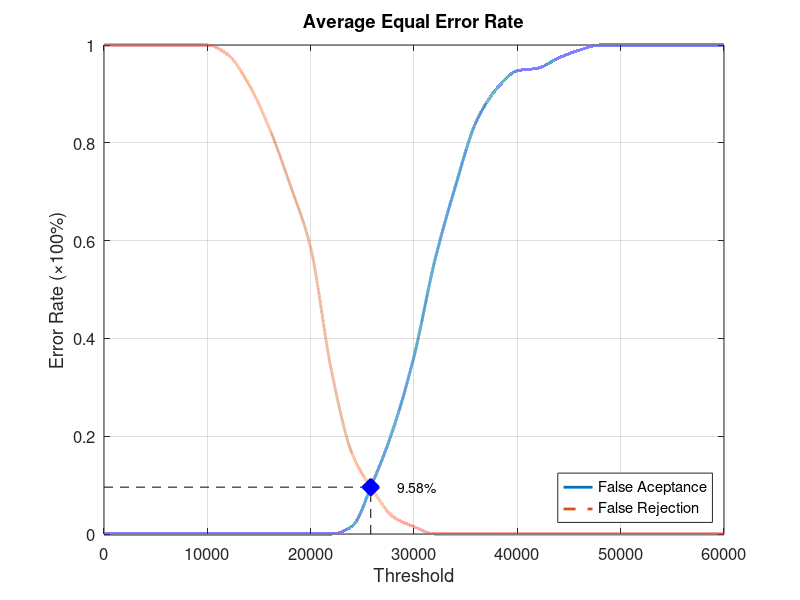
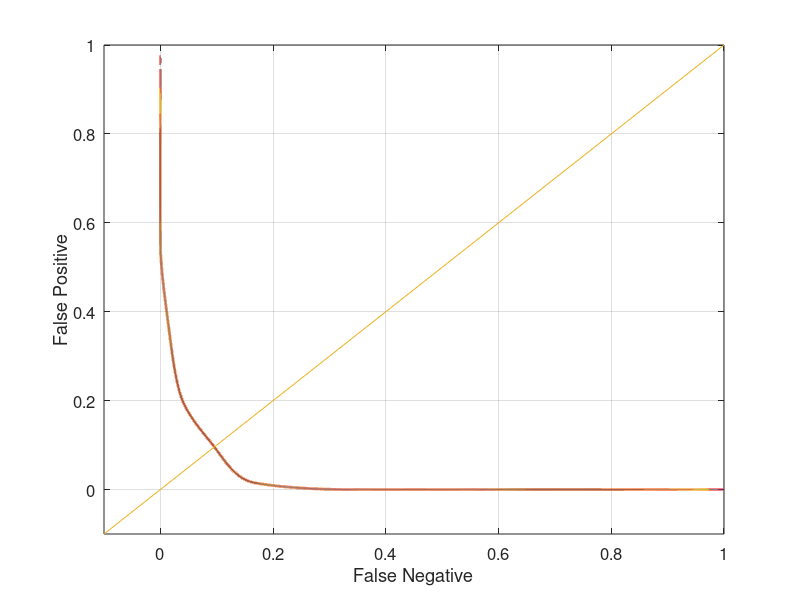

These figures' MATLAB source, in order:
function yEER = Database1_1
close all;
clear;
clc;
x = 0:2000:60000;
xq = 0:0.5:60000;

y0 = [0 0 0 0 0 0 0 0 0 0 0 0 0.0157895 0.105263 0.215789 0.363158 0.557895 0.710526 0.842105 0.910526 0.947368 0.952632 0.973684 0.989474 1 1 1 1 1 1 1];
yy0 = interp1(x, y0, xq, 'pchip');
y1 = [1 1 1 1 1 1 0.98 0.92 0.83 0.715 0.585 0.335 0.165 0.09 0.035 0.015 0 0 0 0 0 0 0 0 0 0 0 0 0 0 0];
yy1 = interp1(x, y1, xq, 'pchip');

% Calculating EER: 
y2 = abs(y0 - y1);
find(y2 == min(y2))
yy2 = abs(yy0 - yy1);
xEER = find(yy2 == min(yy2));
xEERIndex = xq(xEER) % X-axis EER
yEER = yy0(xEER) % Y-axis EER

main = figure
plot(xq, yy0,'-','LineWidth', 2);	hold on
plot(xq, yy1,'--','LineWidth', 2);	hold on
plot([xEERIndex xEERIndex], [0 yEER], 'k--');	hold on
plot([0 xEERIndex], [yEER yEER], 'k--');	hold on
plot(xEERIndex, yEER, 'bx', 'LineWidth', 10);	hold on
text(xEERIndex + 10 * xEERIndex / 100, yEER, [num2str(round((10000 * yEER)) / 100) '%'])
legend('False Aceptance', 'False Rejection', 'Location', 'SouthEast')
xlabel('Threshold')
ylabel('Error Rate (\times100%)')
title('Average Equal Error Rate')
set(gca, 'FontSize', 12)
axis([0 60000 0 1])
grid on

print(main, 'Database1_1Main', '-dpng');
FNRxFPR = figure('Color', [1 1 1]);
plot(yy1, yy0, '-', yy1, yy0, 'LineWidth', 2);
hold on
y = -0.1:0.1:1
plot(y, y); 
set(gca, 'FontSize', 12)
xlabel('False Negative')
ylabel('False Positive')
axis([-0.1 1 -0.1 1])
set(gca, 'FontSize', 12)
grid on

print(FNRxFPR, 'Database1_1FNRxFPR','-dpng');
end
